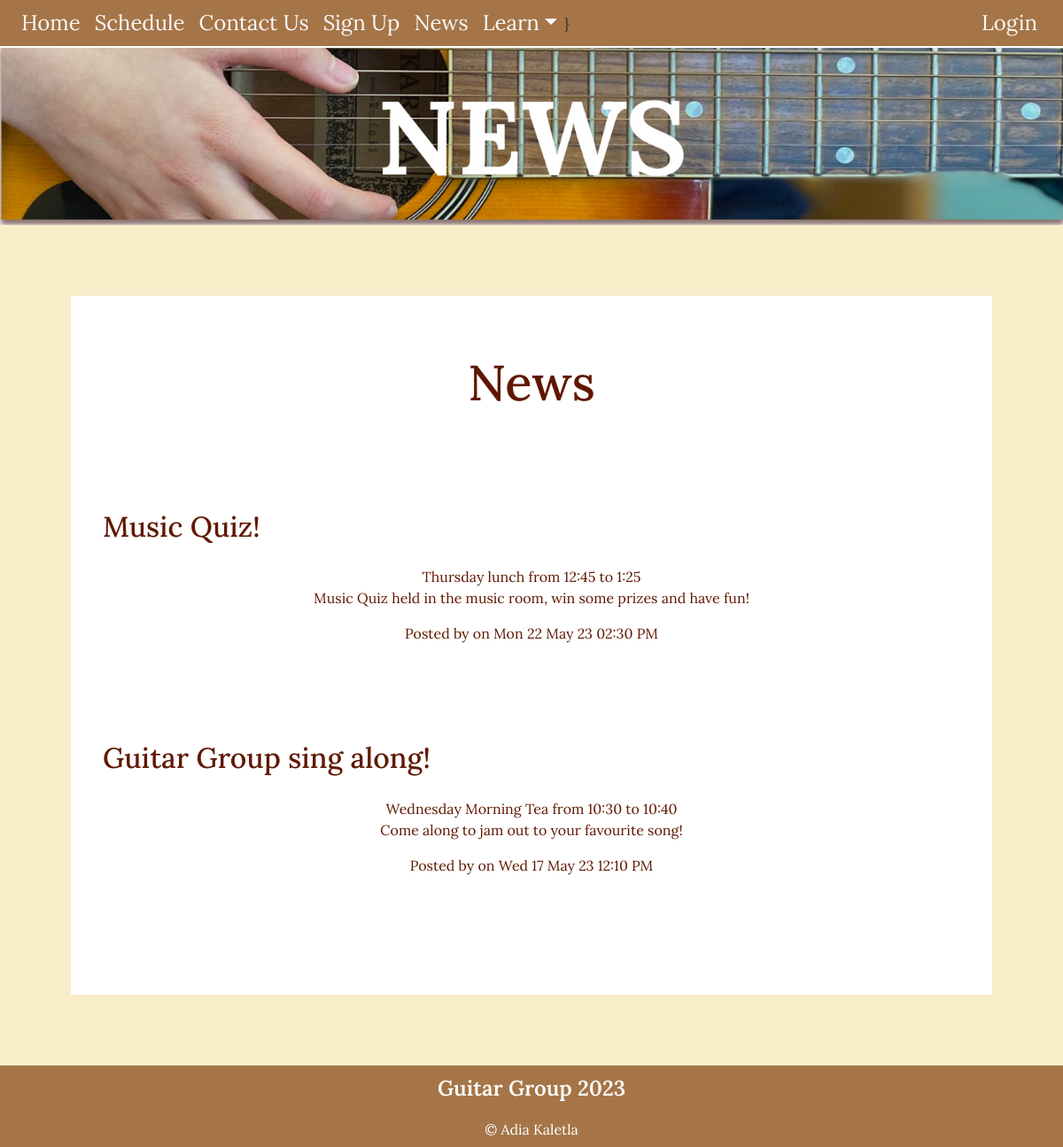
Page /news on the committed database.
### tables this page shows
CREATE TABLE news(
    news_id integer primary key autoincrement not null,
    title text not null unique,
    subtitle text not null unique,
    content text not null unique,
    newsdate date not null,
    member_id integer,
    foreign key(member_id) references member(member_id)
);

### server.py (the view)
@app.route('/news')
def news():
    sql = """select news.news_id, news.title, news.subtitle, news.content, news.newsdate, member.first_name
        from news
        join member on news.member_id= member.member_id
        order by news.newsdate desc;
        """
    result = run_search_query_tuples(sql, (), db_path, True)
    print(result)
    return render_template("news.html", news=result)

### db_functions.py (called while the page is built)
def run_search_query_tuples(sql_query, values_tuple, file_path, rowfactory=False):
    result = None
    try:
        db = sqlite3.connect(file_path)
        if rowfactory:
            db.row_factory = sqlite3.Row
        cursor = db.cursor()
        cursor.execute(sql_query,values_tuple)
        result = cursor.fetchall()
        cursor.close()
    except sqlite3.Error as error:
        print("Error running search query tuples: {}".format(error))
        return None
    db.close()
    if result is None:
        print("No search values were found")
    return result

### server.py (called while the page is built)
@app.template_filter()
def news_date(sqlite_dt):
    x = datetime.strptime(sqlite_dt, '%Y-%m-%d %H:%M:%S')
    return x.strftime("%a %d %b %y %I:%M %p")

### templates/news.html (shortened to what this page needs)
{% extends "layout.html" %}
{% block banner%}
static/images/newsbanner.jpg
{% endblock %}
{% block content%}
<div class="news-box">
<div class="news-text">
<div class="container-lg py-sm-5 py-1">
    <h1>News</h1>
    <div class="news p=4 my-4 text-end">
    </div>
{% for row in news %}
<div class="news p-4 my-4">
    <h2> {{ row['title'] }} </h2>
        <div class="subtitle"> {{ row['subtitle'] }} </div>
        <p class="news-text"> {{ row['content'] | replace("\n", "<br>") | safe}} </p>
        <div class="news-meta">Posted by {{ row['name'] }} on {{row['newsdate'] | news_date }} </div>
        <div class="news-meta">
        </div>
</div>
{% endfor %}
</div>
</div>
</div>
{% endblock %}

### static/styles.css (style rules this page uses)
:root { --dutch-white: rgb(250, 237, 202); --charcol: rgb(54, 70, 82); --chamoisee: rgb(165, 117, 72); --black-bean: rgb(43, 5, 4); --blood-red: rgb(96, 23, 0); }
body { font-family: 'Lora', sans-serif; font-size: 100%; background-color: var(--dutch-white); }
h1 { font-size: 3.5em; color:var(--blood-red); text-align: center; font-weight: 500; margin: 0.3em; }
h2 { font-size: 2em; color:var(--blood-red); text-align: left; font-weight: 500; margin-bottom: 0.8em; }
.container-lg { background-color:rgb(255,255,255); overflow: auto; }
.news-box { background-color: white; margin: 5em; }
.news-text { font-size: 1em; text-align: center; color: var(--blood-red); }

### rows in the picture
news: title "Music Quiz!", subtitle "Thursday lunch from 12:45 to 1:25", content "Music Quiz held in the music room, win some prizes and have fun!", newsdate|news_date "Mon 22 May 23 02:30 PM"
news: title "Guitar Group sing along!", subtitle "Wednesday Morning Tea from 10:30 to 10:40", content "Come along to jam out to your favourite song!", newsdate|news_date "Wed 17 May 23 12:10 PM"
